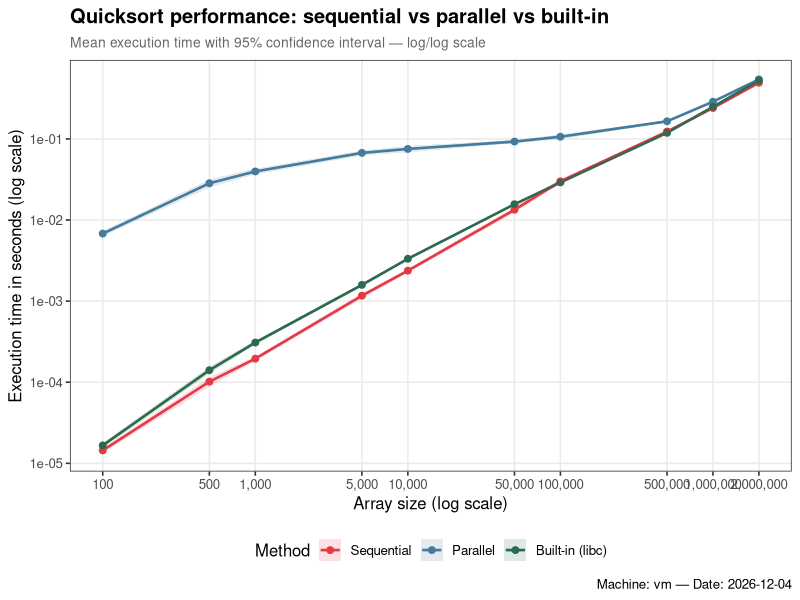
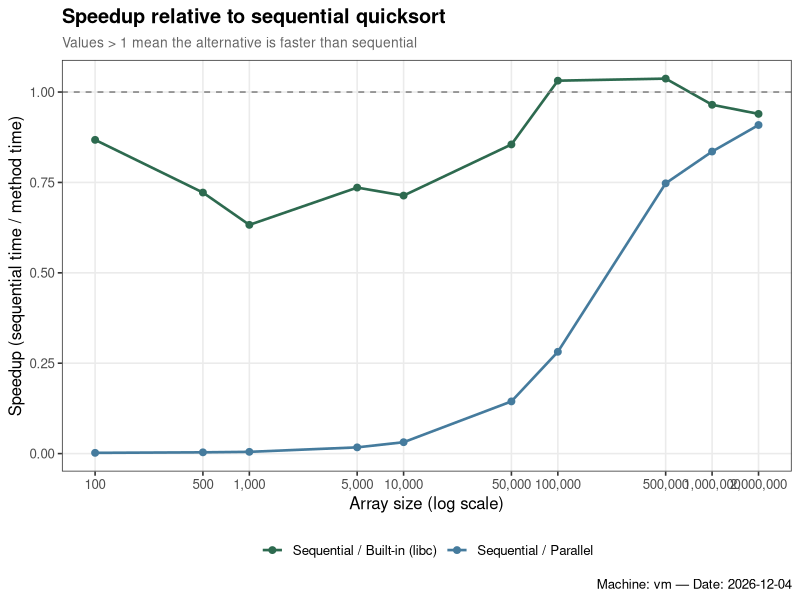
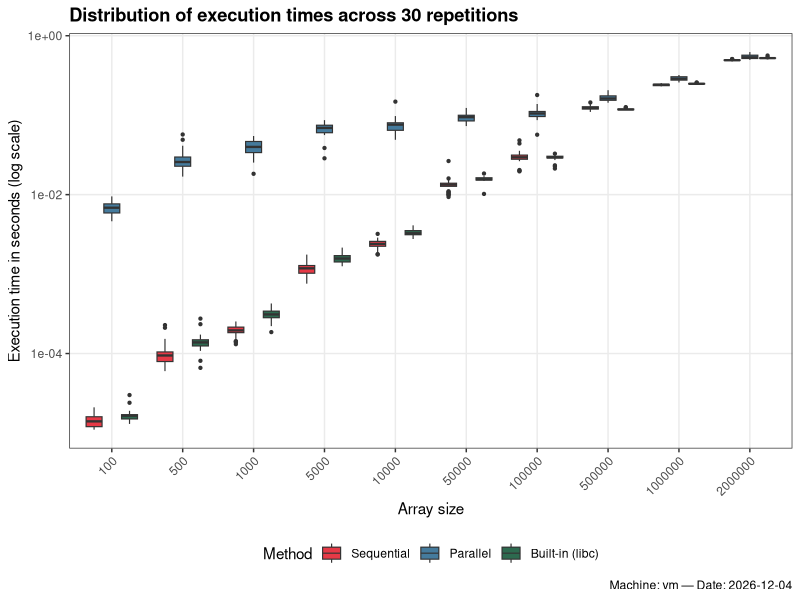
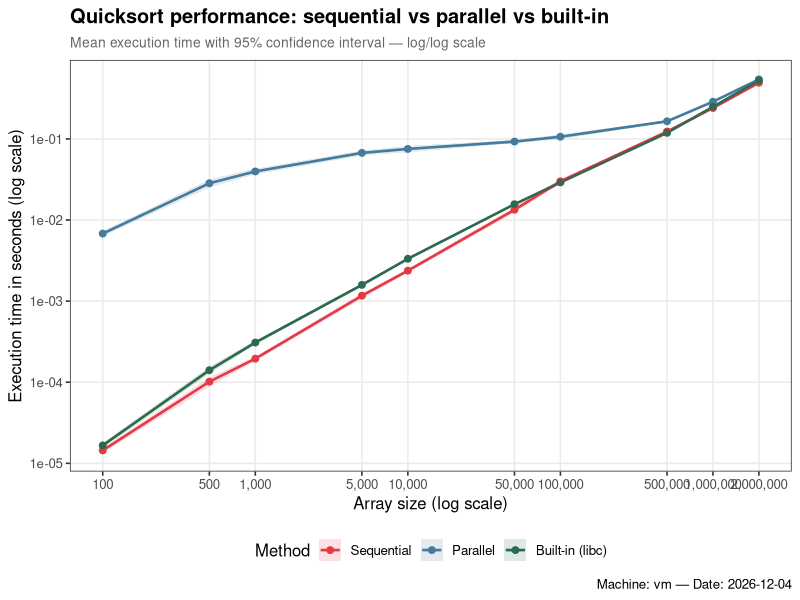
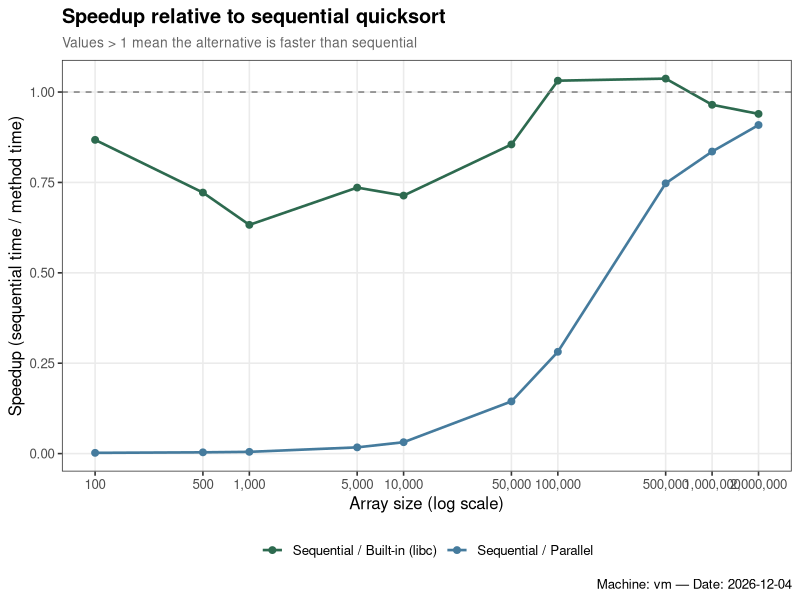
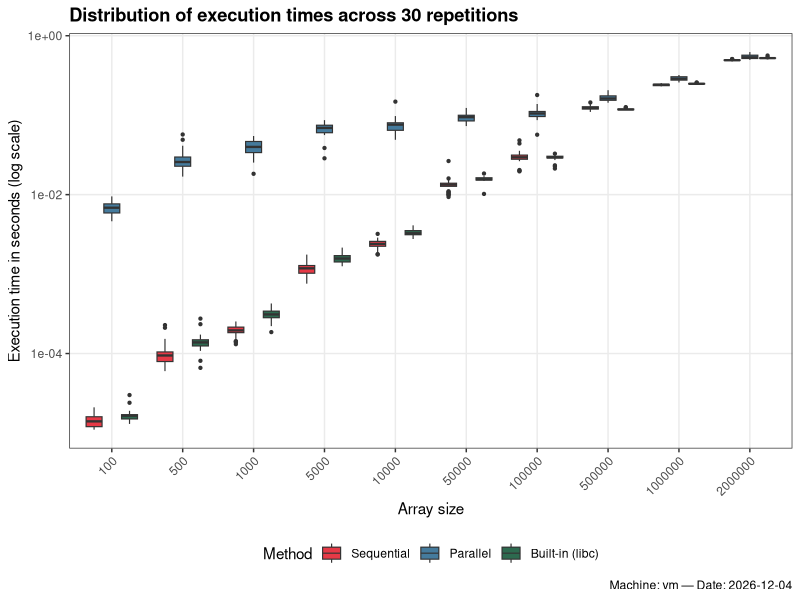

Generate these figures, in order, with R:
## ---- chunk 1
knitr::opts_chunk$set(echo = TRUE, warning = FALSE, message = FALSE)
library(ggplot2)
library(dplyr)
## ---- chunk 2
# Set this path to the results/ folder relative to this file
# If you open the .Rmd from the analysis/ folder, this path is correct
seq_df <- read.csv("../results/sequential.csv")
par_df <- read.csv("../results/parallel.csv")
lib_df <- read.csv("../results/libc.csv")

seq_df$method <- "Sequential"
par_df$method <- "Parallel"
lib_df$method <- "Built-in (libc)"

df <- rbind(seq_df, par_df, lib_df)
df$method <- factor(df$method, levels = c("Sequential", "Parallel", "Built-in (libc)"))

head(df)
## ---- chunk 3
# 95% confidence interval using t-distribution
summary_df <- df %>%
  group_by(size, method) %>%
  summarise(
    n        = n(),
    mean     = mean(time_sec),
    sd       = sd(time_sec),
    se       = sd / sqrt(n),
    ci_lower = mean - qt(0.975, df = n - 1) * se,
    ci_upper = mean + qt(0.975, df = n - 1) * se,
    .groups  = "drop"
  )

summary_df
## ---- chunk 4
ggplot(summary_df, aes(x = size, y = mean, color = method, fill = method)) +
  geom_line(linewidth = 0.9) +
  geom_point(size = 2) +
  geom_ribbon(aes(ymin = ci_lower, ymax = ci_upper), alpha = 0.15, color = NA) +
  scale_x_log10(
    breaks = c(100, 500, 1000, 5000, 10000, 50000, 100000, 500000, 1000000, 2000000),
    labels = scales::comma
  ) +
  scale_y_log10(labels = scales::scientific) +
  scale_color_manual(values = c(
    "Sequential"      = "#E63946",
    "Parallel"        = "#457B9D",
    "Built-in (libc)" = "#2D6A4F"
  )) +
  scale_fill_manual(values = c(
    "Sequential"      = "#E63946",
    "Parallel"        = "#457B9D",
    "Built-in (libc)" = "#2D6A4F"
  )) +
  labs(
    title    = "Quicksort performance: sequential vs parallel vs built-in",
    subtitle = "Mean execution time with 95% confidence interval — log/log scale",
    x        = "Array size (log scale)",
    y        = "Execution time in seconds (log scale)",
    color    = "Method",
    fill     = "Method",
    caption  = paste("Machine:", Sys.info()["nodename"], "— Date:", Sys.Date())
  ) +
  theme_bw(base_size = 12) +
  theme(
    legend.position  = "bottom",
    panel.grid.minor = element_blank(),
    plot.title       = element_text(face = "bold"),
    plot.subtitle    = element_text(color = "grey40", size = 10)
  )

ggsave("../figures/performance_curves.png", width = 10, height = 6, dpi = 150)
## ---- chunk 5
speedup_df <- summary_df %>%
  select(size, method, mean) %>%
  tidyr::pivot_wider(names_from = method, values_from = mean) %>%
  mutate(
    speedup_parallel = Sequential / Parallel,
    speedup_libc     = Sequential / `Built-in (libc)`
  )

speedup_long <- speedup_df %>%
  select(size, speedup_parallel, speedup_libc) %>%
  tidyr::pivot_longer(
    cols      = c(speedup_parallel, speedup_libc),
    names_to  = "comparison",
    values_to = "speedup"
  ) %>%
  mutate(comparison = recode(comparison,
    "speedup_parallel" = "Sequential / Parallel",
    "speedup_libc"     = "Sequential / Built-in (libc)"
  ))

ggplot(speedup_long, aes(x = size, y = speedup, color = comparison)) +
  geom_line(linewidth = 0.9) +
  geom_point(size = 2) +
  geom_hline(yintercept = 1, linetype = "dashed", color = "grey50") +
  scale_x_log10(
    breaks = c(100, 500, 1000, 5000, 10000, 50000, 100000, 500000, 1000000, 2000000),
    labels = scales::comma
  ) +
  scale_color_manual(values = c(
    "Sequential / Parallel"        = "#457B9D",
    "Sequential / Built-in (libc)" = "#2D6A4F"
  )) +
  labs(
    title    = "Speedup relative to sequential quicksort",
    subtitle = "Values > 1 mean the alternative is faster than sequential",
    x        = "Array size (log scale)",
    y        = "Speedup (sequential time / method time)",
    color    = NULL,
    caption  = paste("Machine:", Sys.info()["nodename"], "— Date:", Sys.Date())
  ) +
  theme_bw(base_size = 12) +
  theme(
    legend.position  = "bottom",
    panel.grid.minor = element_blank(),
    plot.title       = element_text(face = "bold"),
    plot.subtitle    = element_text(color = "grey40", size = 10)
  )

ggsave("../figures/speedup.png", width = 10, height = 5, dpi = 150)
## ---- chunk 6
ggplot(df, aes(x = factor(size), y = time_sec, fill = method)) +
  geom_boxplot(outlier.size = 0.8, linewidth = 0.4) +
  scale_fill_manual(values = c(
    "Sequential"      = "#E63946",
    "Parallel"        = "#457B9D",
    "Built-in (libc)" = "#2D6A4F"
  )) +
  scale_y_log10(labels = scales::scientific) +
  labs(
    title   = "Distribution of execution times across 30 repetitions",
    x       = "Array size",
    y       = "Execution time in seconds (log scale)",
    fill    = "Method",
    caption = paste("Machine:", Sys.info()["nodename"], "— Date:", Sys.Date())
  ) +
  theme_bw(base_size = 11) +
  theme(
    axis.text.x      = element_text(angle = 45, hjust = 1),
    legend.position  = "bottom",
    panel.grid.minor = element_blank(),
    plot.title       = element_text(face = "bold")
  )

ggsave("../figures/boxplot_variability.png", width = 11, height = 6, dpi = 150)
## ---- chunk 7
crossover <- speedup_df %>%
  filter(speedup_parallel >= 1) %>%
  slice_min(size, n = 1)

cat("Parallel quicksort becomes faster than sequential starting at size:",
    ifelse(nrow(crossover) > 0, crossover$size, "not reached in this range"), "\n")
